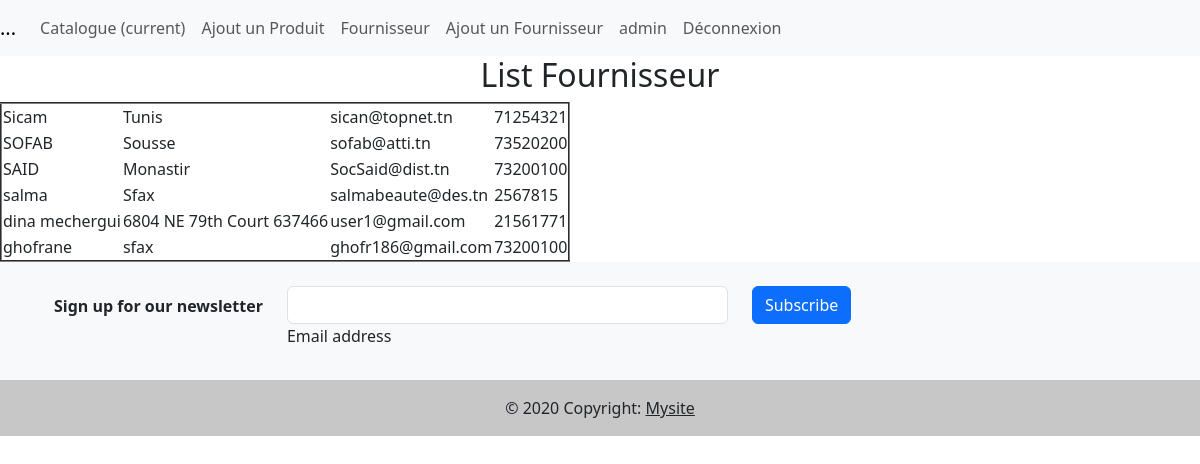
The page /magasin/listFournisseur/ (signed in) on the database its author committed.
### magasin/models.py (models this page shows, shortened)
class Fournisseur(models.Model):
    nom=models.CharField(max_length=100)
    adresse=models.TextField()
    email=models.EmailField()
    telephone=models.CharField(max_length=8)

### magasin/views.py (the view)
# urls.py: path('listFournisseur/',views.listFournisseur,name='listFour'),
@login_required
def listFournisseur(request):
    if request.method == "POST" :
        form = FournisseurForm(request.POST,request.FILES)
        if form.is_valid():
            form.save()
        return HttpResponseRedirect('/nouvFournisseur')
    else :
        form = FournisseurForm()
        list=Fournisseur.objects.all()
    return render(request,'magasin/fournisseur.html',{'list':list,'form':form})

### magasin/forms.py
class FournisseurForm(ModelForm):
    class Meta :
        model = Fournisseur
        fields = "__all__" #pour tous les champs de la table

### magasin/templates/magasin/fournisseur.html
{% extends 'magasin/base.html' %}
{% block content %}
 <div class="col-md-12 text-center">
 <h2>List Fournisseur</h2>
 </div>
 <table border="2">
    {% for article in list %}
    <tr>
        <td>{{article.nom}} </td>
        <td>{{article.adresse}} </td>
        <td>{{article.email}} </td>
        <td>{{article.telephone}} </td>
    </tr>
    {% endfor %}
</table>
{% endblock %}

### magasin/templates/magasin/base.html (shortened to what this page needs)
{% load static %}
<!DOCTYPE html>
<html>
<head>
<link href="https://cdn.jsdelivr.net/npm/bootstrap@5.3.0-alpha1/dist/css/bootstrap.min.css" rel="stylesheet">
<link rel='stylesheet' type='text/css' media='screen' href="{% static 'css/base.css'%}">
</head>
<body>
    <nav class="navbar navbar-expand-lg navbar-light bg-light">
        <a class="navbar-brand" href="#">...</a>
        <div class="collapse navbar-collapse" id="navbarNavDropdown">
          <ul class="navbar-nav">
            <li class="nav-item">
                <a class="nav-link" href="{% url 'index' %}">Catalogue <span class="sr-only">(current)</span></a>
            </li>
            <li class="nav-item">
              <a class="nav-link" href="{% url 'ajoutProduit'%}">Ajout un  Produit</a>
            </li>
            <li class="nav-item">
              <a class="nav-link" href="{% url 'listFour'%}">Fournisseur</a>
            </li>
            <li class="nav-item">
              <a class="nav-link" href="{% url 'nouveauFour'%}">Ajout un Fournisseur</a>
            </li>
              {% if user.is_authenticated %}
            <li class="nav-item active">
            <a class="nav-link" href="#"> {{user}}</a>
            </li>
            <li class="nav-item active">
            <a class="nav-link" href="{% url 'logout' %}">Déconnexion</a>
            </li>
            {% endif %}
          </ul>
        </div>
      </nav>
{% block content %} {% endblock %}
<footer class="bg-light text-center text-lg-start">
    <div class="container p-4 pb-0">
      <form action="">
        <div class="row">
          <div class="col-auto mb-4 mb-md-0">
            <p class="pt-2">
              <strong>Sign up for our newsletter</strong>
            </p>
          </div>
          <div class="col-md-5 col-12 mb-4 mb-md-0">
            <div class="form-outline mb-4">
              <input type="email" id="form5Example25" class="form-control" />
              <label class="form-label" for="form5Example25">Email address</label>
            </div>
          </div>
          <div class="col-auto mb-4 mb-md-0">
            <button type="submit" class="btn btn-primary mb-4">
              Subscribe
            </button>
          </div>
        </div>
      </form>
    </div>
    <div class="text-center p-3" style="background-color: rgba(0, 0, 0, 0.2);">
      © 2020 Copyright:
      <a class="text-dark" href="https://mdbootstrap.com/">Mysite</a>
    </div>
  </footer>
</body>
</html>

### rows shown on the page
Fournisseur: nom "Sicam", adresse "Tunis", email "sican@topnet.tn", telephone "71254321"
Fournisseur: nom "SOFAB", adresse "Sousse", email "sofab@atti.tn", telephone "73520200"
Fournisseur: nom "SAID", adresse "Monastir", email "SocSaid@dist.tn", telephone "73200100"
Fournisseur: nom "salma", adresse "Sfax", email "salmabeaute@des.tn", telephone "2567815"
Fournisseur: nom "dina mechergui", adresse "6804 NE 79th Court 637466", email "user1@gmail.com", telephone "21561771"
Fournisseur: nom "ghofrane", adresse "sfax", email "ghofr186@gmail.com", telephone "73200100"

### other values the page prints
{{ user }} "admin"
